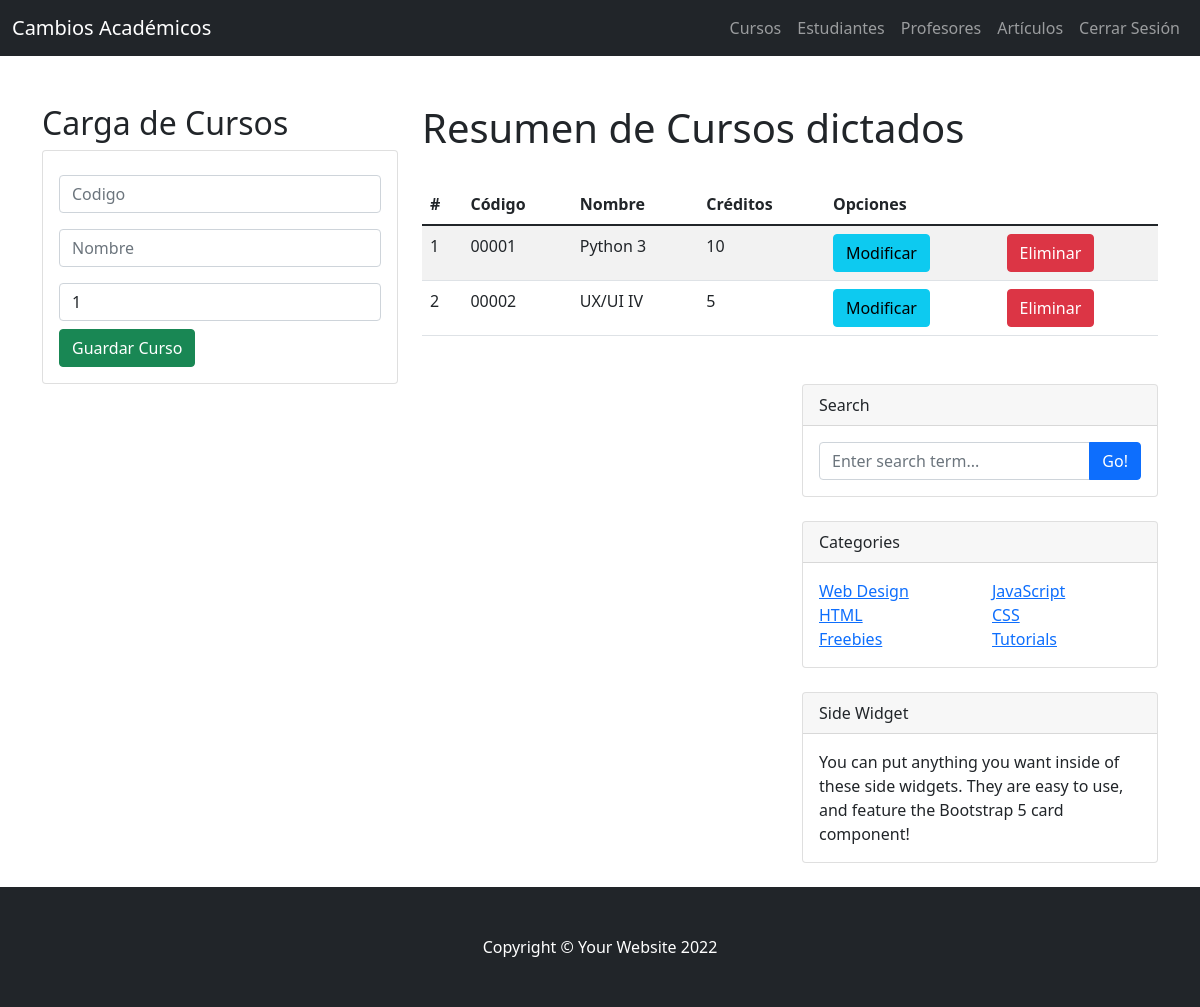
The app's page / (signed in) with its own data.
### blog/models.py (models this page shows, shortened)
class Curso(models.Model):
    codigo = models.CharField(primary_key=True, max_length=5)
    nombre = models.CharField(max_length=50)
    creditos = models.PositiveSmallIntegerField()

### blog/views.py (the view)
# urls.py: path('', views.home),
@login_required
def home(request):
    cursoslistado = Curso.objects.all()
    return render(request, "cursos.html", {"cursos": cursoslistado})

### blog/templates/cursos.html (shortened to what this page needs)
{% extends "./index.html" %}
{% load static %}
{% block body %}
<div class="row">
    <div class="col-sm-12 col-md-6 col-lg-4 col-xl-4">
        <h2>Carga de Cursos</h2>
        <div class="card">
            <div class="card-body">
                <form action="/NuevoCurso/" method="POST">{% csrf_token %}
                    <div class="form-group py-2">
                        <input type="text" id="CodigoTxt" name="CodigoTxt" class="form-control"
                        placeholder="Codigo" minlength="5" maxlength="5" required>
                    </div>
                    <div class="form-group py-2">
                        <input type="text" id="NombreTxt" name="NombreTxt" class="form-control"
                        placeholder="Nombre" maxlength="50" required>
                    </div>
                    <div class="form-group py-2">
                        <input type="text" id="CreditosNum" name="CreditosNum" class="form-control"
                        min="1" max="10" value="1" required>
                    </div>
                    <div class="form-group">
                       <button type="submit" class="btn btn-success btn-block text-white">Guardar Curso</button>
                    </div>
                </form>
            </div>
        </div>
    </div>
    <div class="col-sm-12 col-md-6 col-lg-8 col-xl-8">
        <h1>Resumen de Cursos dictados</h1>
        <div class="table-responsive py-4">
            <table class="table table-striped">
                <thead>
                    <tr>
                        <th>#</th>
                        <th>Código</th>
                        <th>Nombre</th>
                        <th>Créditos</th>
                        <th colspan="2">Opciones</th>
                    </tr>
                </thead>
                <tbody>
                    {% if user.is_authenticated %}
                    {% for c in cursos %}
                    <tr>
                        <td>{{forloop.counter}}</td>
                        <td>{{c.codigo}}</td>
                        <td>{{c.nombre}}</td>
                        <td>{{c.creditos}}</td>
                        <td><a href="EditarCurso/{{c.codigo}}" class="btn btn-info">Modificar</a></td>
                        <td><a href="EliminarCurso/{{c.codigo}}" class="btn btn-danger">Eliminar</a></td>
                    </tr>
                    {% endfor %}
                    {% endif%}
                </tbody>
            </table>
        </div>
    </div>
</div>
{% endblock %}

### records on screen
Curso: codigo "00001", nombre "Python 3", creditos "10"
Curso: codigo "00002", nombre "UX/UI IV", creditos "5"
